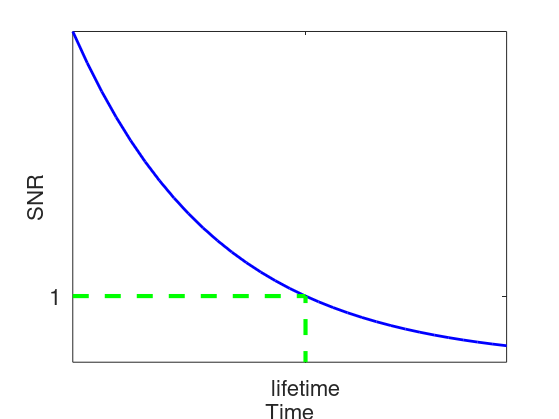

MATLAB code to generate this figure:
t=0:0.1:3;
s=5*exp(-t);
ts=log(5);
plot(t,s,'b','LineWidth',2)
line([0 ts ts],[1 1 0],'Color','g','LineStyle','--','LineWidth',3)
set(gca,'XTick',ts,'XTickLabel','lifetime','YTick',1,'YTickLabel','1','FontSize',16)
xlabel('Time','FontSize',16)
ylabel('SNR','FontSize',16)
set(gcf, 'PaperPositionMode', 'auto');
clear t s ts